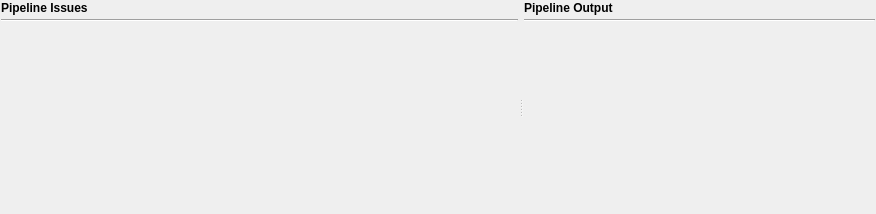
<?xml version="1.0" encoding="UTF-8"?>
<ui version="4.0">
 <class>PipelineIssuesWidget</class>
 <widget class="QWidget" name="PipelineIssuesWidget">
  <property name="geometry">
   <rect>
    <x>0</x>
    <y>0</y>
    <width>876</width>
    <height>214</height>
   </rect>
  </property>
  <property name="windowTitle">
   <string>Pipeline Issues and Output</string>
  </property>
  <layout class="QGridLayout" name="gridLayout">
   <property name="leftMargin">
    <number>0</number>
   </property>
   <property name="topMargin">
    <number>0</number>
   </property>
   <property name="rightMargin">
    <number>0</number>
   </property>
   <property name="bottomMargin">
    <number>0</number>
   </property>
   <property name="spacing">
    <number>4</number>
   </property>
   <item row="0" column="0">
    <widget class="QSplitter" name="pipelineSplitter">
     <property name="minimumSize">
      <size>
       <width>0</width>
       <height>125</height>
      </size>
     </property>
     <property name="orientation">
      <enum>Qt::Horizontal</enum>
     </property>
     <widget class="QWidget" name="pipelineIssuesGroup" native="true">
      <property name="sizePolicy">
       <sizepolicy hsizetype="Preferred" vsizetype="Preferred">
        <horstretch>3</horstretch>
        <verstretch>0</verstretch>
       </sizepolicy>
      </property>
      <layout class="QVBoxLayout" name="verticalLayout">
       <property name="spacing">
        <number>4</number>
       </property>
       <property name="leftMargin">
        <number>1</number>
       </property>
       <property name="topMargin">
        <number>1</number>
       </property>
       <property name="rightMargin">
        <number>1</number>
       </property>
       <property name="bottomMargin">
        <number>1</number>
       </property>
       <item>
        <widget class="QLabel" name="label">
         <property name="sizePolicy">
          <sizepolicy hsizetype="Preferred" vsizetype="Minimum">
           <horstretch>0</horstretch>
           <verstretch>0</verstretch>
          </sizepolicy>
         </property>
         <property name="font">
          <font>
           <weight>75</weight>
           <bold>true</bold>
          </font>
         </property>
         <property name="text">
          <string>Pipeline Issues</string>
         </property>
        </widget>
       </item>
       <item>
        <widget class="Line" name="line">
         <property name="orientation">
          <enum>Qt::Horizontal</enum>
         </property>
        </widget>
       </item>
       <item>
        <widget class="IssuesWidget" name="issuesWidget" native="true">
         <property name="sizePolicy">
          <sizepolicy hsizetype="Preferred" vsizetype="MinimumExpanding">
           <horstretch>0</horstretch>
           <verstretch>0</verstretch>
          </sizepolicy>
         </property>
        </widget>
       </item>
      </layout>
     </widget>
     <widget class="QWidget" name="pipelineStdOutGroup" native="true">
      <property name="sizePolicy">
       <sizepolicy hsizetype="Preferred" vsizetype="Preferred">
        <horstretch>2</horstretch>
        <verstretch>0</verstretch>
       </sizepolicy>
      </property>
      <layout class="QVBoxLayout" name="verticalLayout_2">
       <property name="spacing">
        <number>4</number>
       </property>
       <property name="leftMargin">
        <number>1</number>
       </property>
       <property name="topMargin">
        <number>1</number>
       </property>
       <property name="rightMargin">
        <number>1</number>
       </property>
       <property name="bottomMargin">
        <number>1</number>
       </property>
       <item>
        <widget class="QLabel" name="label_2">
         <property name="sizePolicy">
          <sizepolicy hsizetype="Preferred" vsizetype="Minimum">
           <horstretch>0</horstretch>
           <verstretch>0</verstretch>
          </sizepolicy>
         </property>
         <property name="font">
          <font>
           <weight>75</weight>
           <bold>true</bold>
          </font>
         </property>
         <property name="text">
          <string>Pipeline Output</string>
         </property>
        </widget>
       </item>
       <item>
        <widget class="Line" name="line_2">
         <property name="orientation">
          <enum>Qt::Horizontal</enum>
         </property>
        </widget>
       </item>
       <item>
        <widget class="StandardOutputWidget" name="stdOutWidget" native="true">
         <property name="sizePolicy">
          <sizepolicy hsizetype="Preferred" vsizetype="MinimumExpanding">
           <horstretch>0</horstretch>
           <verstretch>0</verstretch>
          </sizepolicy>
         </property>
        </widget>
       </item>
      </layout>
     </widget>
    </widget>
   </item>
  </layout>
 </widget>
 <customwidgets>
  <customwidget>
   <class>IssuesWidget</class>
   <extends>QWidget</extends>
   <header location="global">IssuesWidget.h</header>
   <container>1</container>
  </customwidget>
  <customwidget>
   <class>StandardOutputWidget</class>
   <extends>QWidget</extends>
   <header location="global">StandardOutputWidget.h</header>
   <container>1</container>
  </customwidget>
 </customwidgets>
 <resources/>
 <connections/>
</ui>
